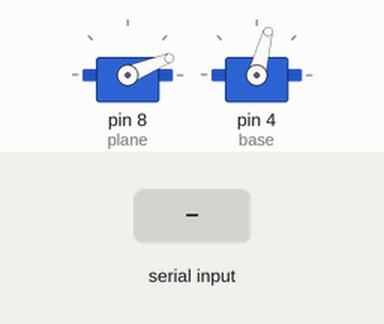
This sketch was run on a simulated Arduino Uno, built with avr-gcc and run on an emulated ATmega328P. Shown: 2 × servo. The inputs (shaded band) are chosen by the test bench. What the sketch prints to the serial monitor is not drawn.

Above: at 1.2 s.
1.3 s: "1\n" received over Serial
At 1.9 s:
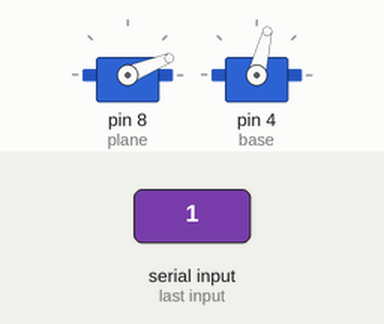
2.8 s: "3\n" received over Serial
At 4.2 s:
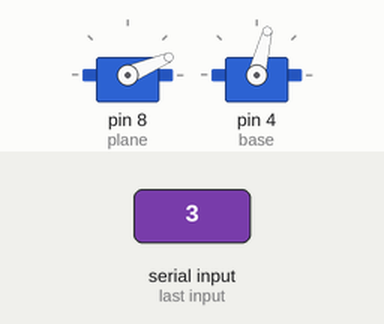
Timing chart, 0 to 5.8 s (numbered marks = the images above; inputs shaded):
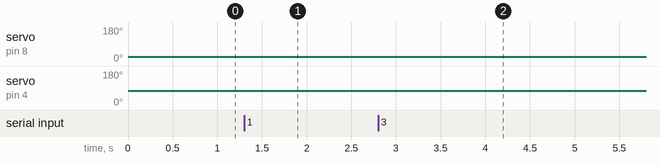

The sketch:

sketch_aug19a.ino
```cpp
#include <Servo.h>
Servo base;
Servo plane;

void setup(){
  Serial.begin(9600);
  plane.attach(8);
  plane.write(22);
  base.attach(4);
  base.write(75);
  Serial.println("testing...");
}

void loop(){
  if(Serial.available()){
    Serial.print("loops ");
    int i = Serial.parseInt();
    Serial.println(i);
    delay(10);
    switch (i){
      case 1:
        base.write(base.read()+1);
        break;
      case 2:
        base.write(base.read()-1);
        break;
      case 3:
        plane.write(plane.read()+1);
        break;
      case 4:
        plane.write(plane.read()-1);
        break;
    }

    Serial.flush();
  }
}
```

Measured:
- after the input at 1.3 s, servo on pin 4 (base): 75° → 76° at once
- after the input at 2.8 s, servo on pin 8 (plane): 22° → 23° at once
